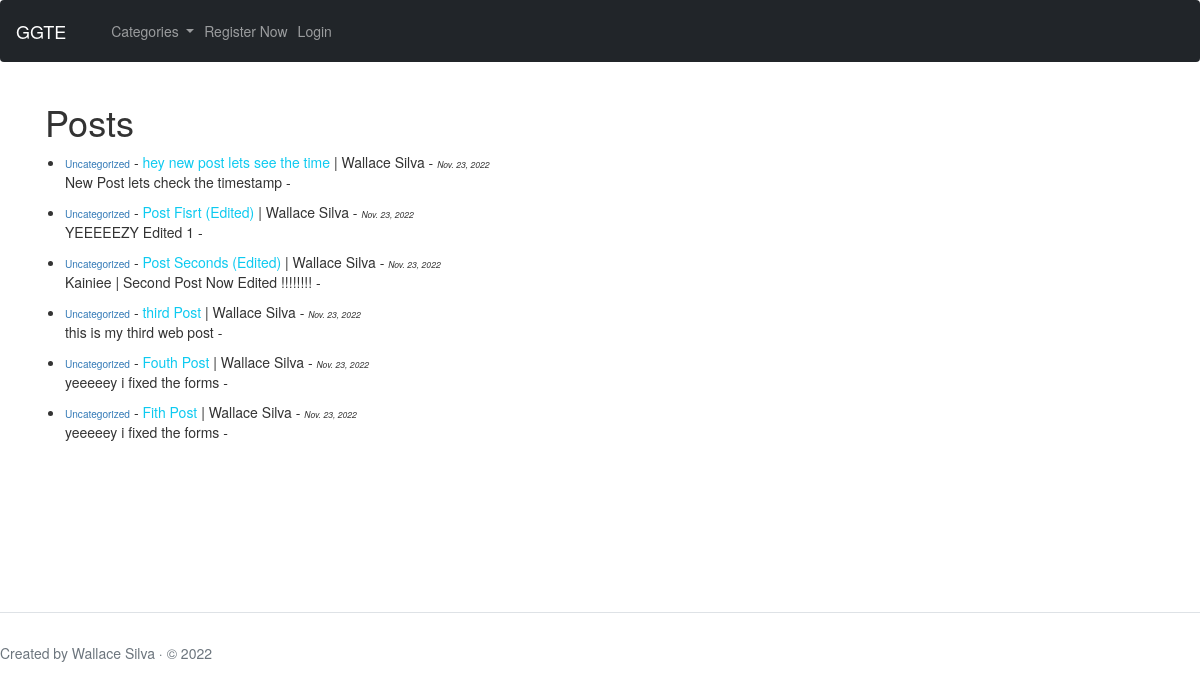
The app's page /, older data.
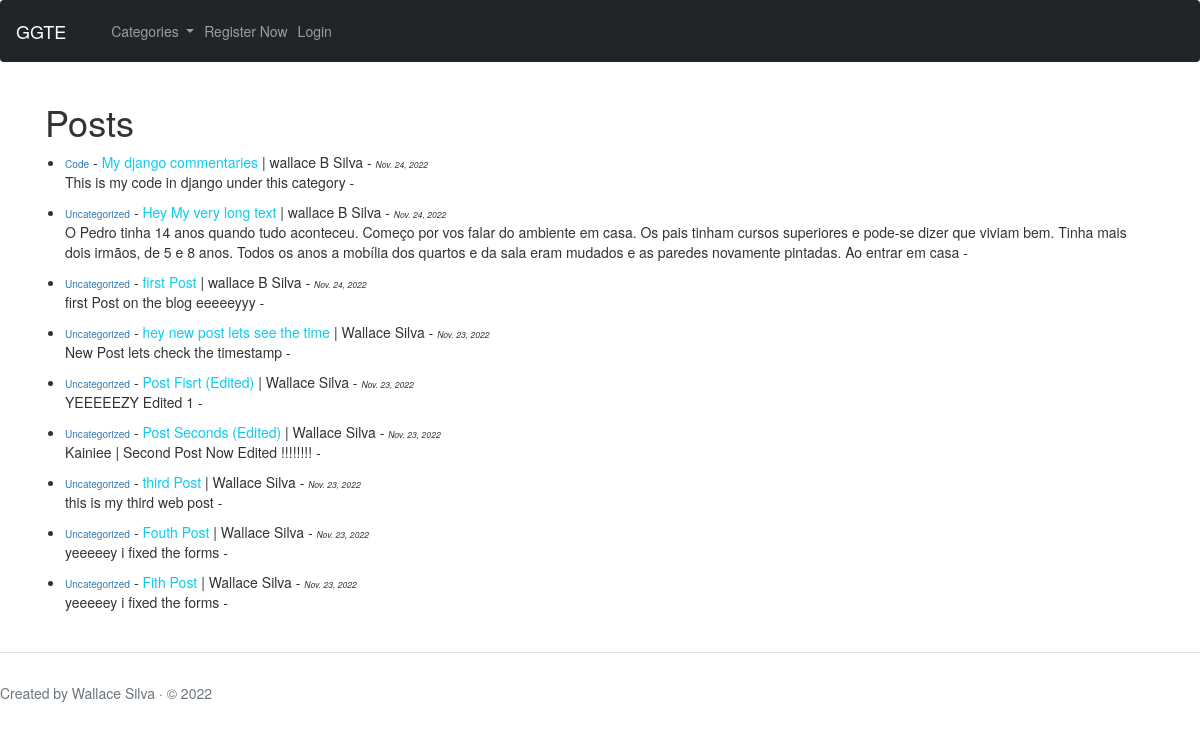
The same page, newer data.
### blog/models.py (models this page shows, shortened)
class Post(models.Model):
    title = models.CharField(max_length=255)
    title_tag = models.CharField(max_length=255, default='Blog Post')
    author = models.ForeignKey(User, on_delete=models.CASCADE)
    publish_date = models.DateTimeField(auto_now_add=True)
    post_date = models.DateField(auto_now_add=True)
    body = models.TextField()
    category = models.CharField(max_length = 55,default='uncategorized')

### blog/views.py (the view)
# urls.py: path('', HomeView.as_view(), name='home'),
class HomeView(ListView):
    model = Post
    template_name = 'home.html'
    ordering = ['-publish_date']
    def get_context_data(self, *args, **kwargs):
        category_menu =  Category.objects.all()
        context =  super(HomeView,self).get_context_data(*args, **kwargs)
        context['category_menu'] = category_menu
        return context

### blog/models.py (called while the page is built)
    def __str__(self) -> str:
        return self.name

### blog/templates/home.html (shortened to what this page needs)
{% extends 'core.html' %} {% block content %}
<h1>Posts</h1>
{% for post in object_list %}
<ul>
  <li>
    <small><small><a href = "{%url 'category' post.category%} " >{{post.category}}</a></small></small> - <a href="{% url 'article_detail' post.pk %}" class="link-info">{{post.title}}</a>
     | {{post.author.first_name}} {{post.author.last_name}} -
      <small><small><small class = " fw-light fst-italic" >{{post.post_date}}</small></small></small>
      <br/>
    {{post.body|slice:300}} -
  </li>
</ul>
{% endfor %} {% endblock %}

### blog/templates/core.html (shortened to what this page needs)
{% load static %}
<!doctype html>
<html lang="en">
  <head>
    <link href= {% static "dist/css/bootstrap.min.css" %} rel="stylesheet">
    <link rel="stylesheet" href= {% static "game/css/style.css"%}>
    <link rel="stylesheet" href="https://maxcdn.bootstrapcdn.com/bootstrap/3.4.1/css/bootstrap.min.css">
  </head>
  <body>
    <nav class="navbar navbar-expand-lg navbar-dark bg-dark">
      <div class="container-fluid">
        <a class="navbar-brand" href=" {%url 'home'%} ">GGTE</a>
        <div class="collapse navbar-collapse" id="navbarSupportedContent">
          <ul class="navbar-nav me-auto mb-2 mb-lg-0">
            <li class="nav-item dropdown">
              <a class="nav-link dropdown-toggle" href="#" role="button" data-bs-toggle="dropdown" aria-expanded="false">
                Categories
              </a>
            </li>
            {% if user.is_authenticated %}
              <li class="nav-item">
                <a class="nav-link" href=" {% url 'add_post' %} ">Add Post</a>
              </li>
              <li class="nav-item">
                <a class="nav-link" href=" {% url 'add_category' %} ">Add Category</a>
              </li>
              <li class="nav-item">
                <a class="nav-link" href = "{%url 'chart'%} ">
                  Chart
                </a>
              </li>
              <li class="nav-item dropdown active">
                <a class="nav-link dropdown-toggle" href="#" role="button" data-bs-toggle="dropdown" aria-expanded="false">
                  More
                </a>
                  <ul class="dropdown-menu">
                      <li>
                        <a class="dropdown-item" href = "{%url 'chart_api'%} ">
                          Api
                        </a>
                      </li>
                      <li>
                        <a class="dropdown-item" aria-current="page" href="game">Tic tac toe</a>
                      </li>
                  </ul>
              </li>
              <li class="nav-item">
                <a class="nav-link" href=" {% url 'logout' %} ">Logout</a>
              </li>
            {%else%}
              <li class="nav-item">
                <a class="nav-link" href=" {% url 'register' %} ">Register Now</a>
              </li>
              <li class="nav-item">
                <a class="nav-link" href=" {% url 'login' %} ">Login</a>
              </li>
            {% endif %}
          </ul>
        </div>
      </div>
    </nav>
      <div  style = 'min-height: 500px;' class = 'container'>
        {% block content %}
        {% endblock %}
      </div>
    <footer class="pt-5 my-5 text-muted border-top">
      Created by Wallace Silva &middot; &copy; 2022
    </footer>
  </body>
</html>

Row changes from the older to the newer data that the page shows:
added Post: category "Code", title "My django commentaries", author.first_name "wallace B", author.last_name "Silva", post_date "Nov. 24, 2022", body "This is my code in django under this category"
added Post: category "Uncategorized", title "Hey My very long text", author.first_name "wallace B", author.last_name "Silva", post_date "Nov. 24, 2022", body "O Pedro tinha 14 anos quando tudo aconteceu. Começo por vos falar do ambiente em casa. Os pais tinham cursos superiores e pode-se dizer que viviam bem. Tinha mais dois irmãos, de 5 e 8 anos. Todos os anos a mobília dos quartos e da sala eram mudados e as paredes novamente pintadas. Ao entrar em casa"
added Post: category "Uncategorized", title "first Post", author.first_name "wallace B", author.last_name "Silva", post_date "Nov. 24, 2022", body "first Post on the blog eeeeeyyy"
